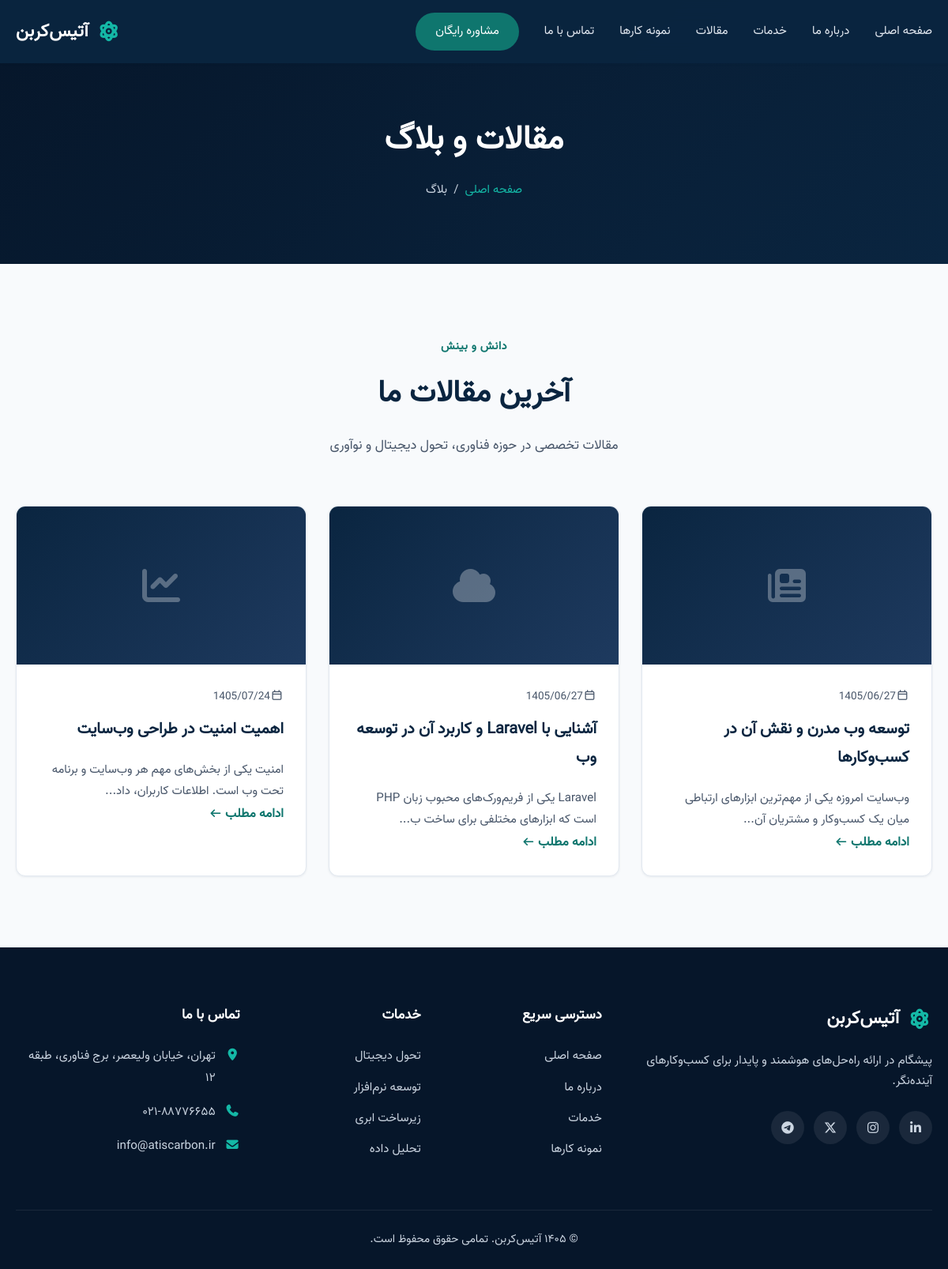
The app's page /Atis_carbon/blogs with its own data.
### tables this page shows
CREATE TABLE `blogs` (
  `id` int(11) NOT NULL,
  `title` text NOT NULL,
  `slug` text NOT NULL,
  `created_at` datetime NOT NULL DEFAULT current_timestamp(),
  `image` text NOT NULL,
  `content` text NOT NULL
);

### index.php (called while the page is built)
<?php
require __DIR__."/core/config.php";
require __DIR__."/core/connection.php";
require __DIR__."/core/JalaliDate.class.php";
require __DIR__."/core/DB.class.php";
require __DIR__."/core/function.php";
getHeader();
Router($routes);
getFooter();

### core/DB.class.php (called while the page is built, shortened)
<?php
class DB
{
     public static function get(string $table,$number = null): array{
          global $conn;
          $query = "SELECT * FROM $table";
          $do = $conn->prepare($query);
          $do->execute();
          $results = $do->fetchAll(PDO::FETCH_ASSOC);
          if (count($results) > 0) {
               return $results;
          } else {
               return ["error" => "این اطلاعات وجود ندارد"];
          }
     }
}

### core/JalaliDate.class.php (called while the page is built, shortened)
<?php
class JalaliDate
{
    public static function toJalali(int $gy, int $gm, int $gd): array
    {
        $gDaysInMonth = [
            31,
            28,
            31,
            30,
            31,
            30,
            31,
            31,
            30,
            31,
            30,
            31
        ];
        $jDaysInMonth = [
            31,
            31,
            31,
            31,
            31,
            31,
            30,
            30,
            30,
            30,
            30,
            29
        ];
        $gy -= 1600;
        $gm -= 1;
        $gd -= 1;
        $gDayNo = 365 * $gy
            + intdiv($gy + 3, 4)
            - intdiv($gy + 99, 100)
            + intdiv($gy + 399, 400);
        for ($i = 0; $i < $gm; $i++) {
            $gDayNo += $gDaysInMonth[$i];
        }
        $gDayNo += $gd;
        $jDayNo = $gDayNo - 79;
        $jNp = intdiv($jDayNo, 12053);
        $jDayNo %= 12053;
        $jy = 979 + (33 * $jNp) + (4 * intdiv($jDayNo, 1461));
        $jDayNo %= 1461;
        if ($jDayNo >= 366) {
            $jy += intdiv($jDayNo - 1, 365);
            $jDayNo = ($jDayNo - 1) % 365;
        }
        $jm = 0;
        while (
            $jm < 11 &&
            $jDayNo >= $jDaysInMonth[$jm]
        ) {
            $jDayNo -= $jDaysInMonth[$jm];
            $jm++;
        }
        $jd = $jDayNo + 1;
        return [
            $jy,
            $jm + 1,
            $jd
        ];
    }
    public static function format(
        string $date,
        string $separator = '/'
    ): string {
        $timestamp = strtotime($date);
        $jalali = self::toJalali(
            (int) date('Y', $timestamp),
            (int) date('m', $timestamp),
            (int) date('d', $timestamp)
        );
        return $jalali[0]
            . $separator
            . str_pad($jalali[1], 2, '0', STR_PAD_LEFT)
            . $separator
            . str_pad($jalali[2], 2, '0', STR_PAD_LEFT);
    }
}

### pages/blogs.atri.php (the view)
<section class="page-header">
    <div class="container">
        <h1>مقالات و بلاگ</h1>
        <div class="breadcrumb">
            <a href="<?= url('/') ?>">صفحه اصلی</a>
            <span>/</span>
            <span>بلاگ</span>
        </div>
    </div>
</section>
<section class="section">
    <div class="container">
        <div class="section-header fade-up">
            <span class="subtitle">دانش و بینش</span>
            <h2>آخرین مقالات ما</h2>
            <p>مقالات تخصصی در حوزه فناوری، تحول دیجیتال و نوآوری</p>
        </div>
        <div class="services-grid">
            <?php foreach(\core\DB::get("blogs") as $blog): ?>
            <article class="service-card fade-up" style="padding: 0; overflow: hidden;">
                <div style="height: 200px; background: linear-gradient(135deg, var(--primary), var(--primary-light)); display: flex; align-items: center; justify-content: center; color: rgba(255,255,255,0.3); font-size: 3rem;">
                    <i class="fas <?= $blog["image"] ?>"></i>
                </div>
                <div style="padding: 28px;">
                    <div style="display: flex; gap: 12px; font-size: 0.85rem; color: var(--gray-600); margin-bottom: 12px;">
                        <span><i class="far fa-calendar"></i><?= \core\JalaliDate::format($blog["created_at"]) ?></span>
                    </div>
                    <h3 style="margin-bottom: 12px;">
                        <a href="<?= url("/blog/".$blog["slug"]) ?>" style="color: var(--primary);">
                           <?= $blog["title"] ?>
                        </a>
                    </h3>
                    <p style="color: var(--gray-600); font-size: 0.95rem; margin-bottom: 20px;">
                       <?= mb_substr($blog["content"],0,80) ?>...
                    </p>
                    <a href="<?= url("/blog/".$blog["slug"]) ?>" style="color: var(--accent); font-weight: 600;">
                        ادامه مطلب <i class="fas fa-arrow-left" style="font-size: 0.8rem;"></i>
                    </a>
                </div>
            </article>
            <?php endforeach; ?>
        </div>
    </div>
</section>

### header.php (shortened to what this page needs)
<!DOCTYPE html>
<html lang="fa" dir="rtl">
<head>
  <link rel="stylesheet" href="<?= asset("assets/css/all.min.css") ?>">
  <link rel="stylesheet" href="<?= asset("assets/css/style.css") ?>">
</head>
<body>
  <header class="header">
    <div class="container header-inner">
      <nav class="nav-menu">
        <a href="<?= url("/") ?>">صفحه اصلی</a>
        <a href="<?= url("/about") ?>">درباره ما</a>
        <a href="<?= url("/services") ?>">خدمات</a>
        <a href="<?= url("/blogs") ?>">مقالات</a>
        <a href="<?= url("/portfolio") ?>">نمونه کارها</a>
        <a href="<?= url("/contact") ?>">تماس با ما</a>
        <a href="<?= url("/contact") ?>" class="header-cta">مشاوره رایگان</a>
      </nav>
      <a href="<?= url("/") ?>" class="logo">
        <i class="fas fa-atom"></i>
        <span>آتیس‌کربن</span>
      </a>
    </div>
  </header>

### core/function.php (shortened to what this page needs)
<?php
function getHeader()
{
    require __DIR__ . "/../header.php";
}
function getFooter()
{
    require __DIR__ . "/../footer.php";
}
function Router(array $routes)
{
    $basePath = '/Atis_carbon';
    $url = parse_url($_SERVER['REQUEST_URI'], PHP_URL_PATH) ?? '/';
    if (str_starts_with($url, $basePath)) {
        $url = substr($url, strlen($basePath));
    }
    $url = rtrim($url, '/') ?: '/';
    $page = array_search($url, $routes, true);
    if ($page !== false) {
        require __DIR__ . "/../pages/{$page}.atri.php";
        return;
    }
}
function url(string $path = '/'): string
{
    $basePath = '/Atis_carbon';
    if ($path === '' || $path === '/') {
        return $basePath . '/';
    }
    $path = '/' . ltrim($path, '/');
    return $basePath . $path;
}
function asset(string $path)
{
    $basePath = '/Atis_carbon';
    return $basePath . '/' . ltrim($path, '/');
}

### footer.php (shortened to what this page needs)
<footer class="footer">
    <div class="container">
      <div class="footer-grid">
        <div class="footer-brand">
          <a href="index.html" class="logo">
            <i class="fas fa-atom"></i>
            <span>آتیس‌کربن</span>
          </a>
          <p>پیشگام در ارائه راه‌حل‌های هوشمند و پایدار برای کسب‌وکارهای آینده‌نگر.</p>
          <div class="social-links">
            <a href="#" aria-label="لینکدین"><i class="fab fa-linkedin-in"></i></a>
            <a href="#" aria-label="اینستاگرام"><i class="fab fa-instagram"></i></a>
            <a href="#" aria-label="توییتر"><i class="fab fa-x-twitter"></i></a>
            <a href="#" aria-label="تلگرام"><i class="fab fa-telegram"></i></a>
          </div>
        </div>
        <div>
          <h4>دسترسی سریع</h4>
          <div class="footer-links">
            <a href="<?= url("/") ?>">صفحه اصلی</a>
            <a href="<?= url("/about") ?>">درباره ما</a>
            <a href="<?= url("/services") ?>">خدمات</a>
            <a href="<?= url("/portfolio") ?>">نمونه کارها</a>
          </div>
        </div>
        <div>
          <h4>خدمات</h4>
          <div class="footer-links">
            <a href="<?= url("/services") ?>">تحول دیجیتال</a>
            <a href="<?= url("/services") ?>">توسعه نرم‌افزار</a>
            <a href="<?= url("/services") ?>">زیرساخت ابری</a>
            <a href="<?= url("/services") ?>">تحلیل داده</a>
          </div>
        </div>
        <div>
          <h4>تماس با ما</h4>
          <ul class="footer-contact">
            <li>
              <i class="fas fa-map-marker-alt"></i>
              <span>تهران، خیابان ولیعصر، برج فناوری، طبقه ۱۲</span>
            </li>
            <li>
              <i class="fas fa-phone"></i>
              <span>۰۲۱-۸۸۷۷۶۶۵۵</span>
            </li>
            <li>
              <i class="fas fa-envelope"></i>
              <span>info@atiscarbon.ir</span>
            </li>
          </ul>
        </div>
      </div>
      <div class="footer-bottom">
        <p>© ۱۴۰۵ آتیس‌کربن. تمامی حقوق محفوظ است.</p>
      </div>
    </div>
  </footer>
</body>
</html>

### records on screen
blogs: created_at "1405/06/27", title "توسعه وب مدرن و نقش آن در کسب‌وکارها", content "وب‌سایت امروزه یکی از مهم‌ترین ابزارهای ارتباطی میان یک کسب‌وکار و مشتریان آن"
blogs: created_at "1405/06/27", title "آشنایی با Laravel و کاربرد آن در توسعه وب", content "Laravel یکی از فریم‌ورک‌های محبوب زبان PHP است که ابزارهای مختلفی برای ساخت ب"
blogs: created_at "1405/07/24", title "اهمیت امنیت در طراحی وب‌سایت", content "امنیت یکی از بخش‌های مهم هر وب‌سایت و برنامه تحت وب است. اطلاعات کاربران، داد"
